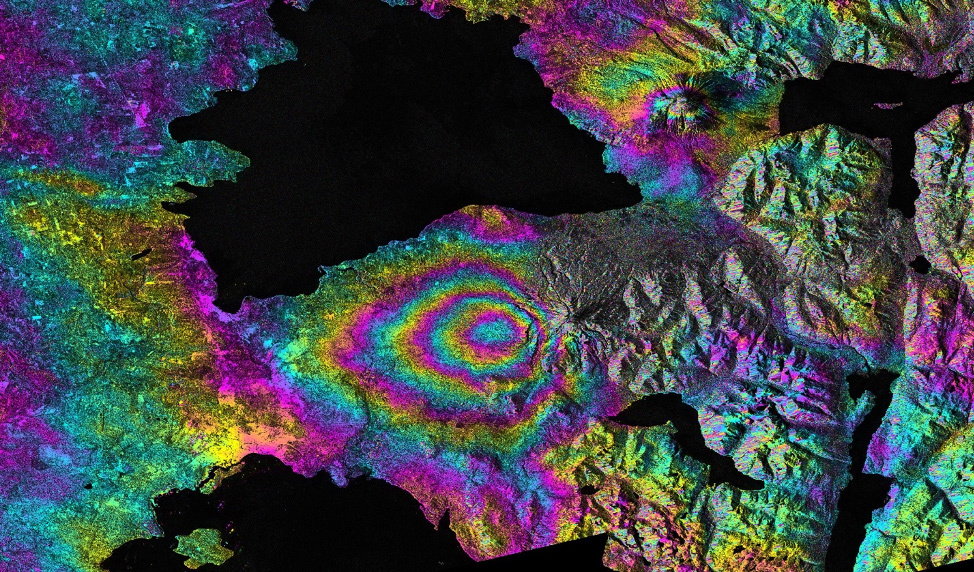
#> input picture sar_2_color.jpg, 974 x 572 px
$ jupyter execute DE_IP_2024_Task_1.ipynb
#> lines starting #> are read from the running program, lines starting #| are printed output that depends on the picture; after the words box and inside, x2 and y2 are one past the last pixel; in counts of white or black regions, pixels touching at a corner belong together; long printed decimals are rounded
[cell 1]
import numpy as np
import cv2
import matplotlib.pyplot as plt
from skimage.metrics import mean_squared_error, structural_similarity

# Базовая работа с изображением

[cell 2]
image = cv2.imread('sar_2_color.jpg')
#> image is the input picture: shape (572, 974, 3); mean B, G, R 71.5, 68.6, 63.6

[cell 3]
plt.imshow(image)

[cell 4]
image.shape # h,w,c
#> Out = (572, 974, 3)

[cell 5]
image[250,250] # b,g,r
#> Out = [12, 12, 12]

[cell 6]
# ROI
img_roi = image[100:200, 500:700]
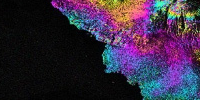
#> img_roi: shape (100, 200, 3); mean B, G, R 65.1, 42.2, 54.9

[cell 7]
plt.imshow(img_roi)

[cell 8]
b,g,r = cv2.split(image)
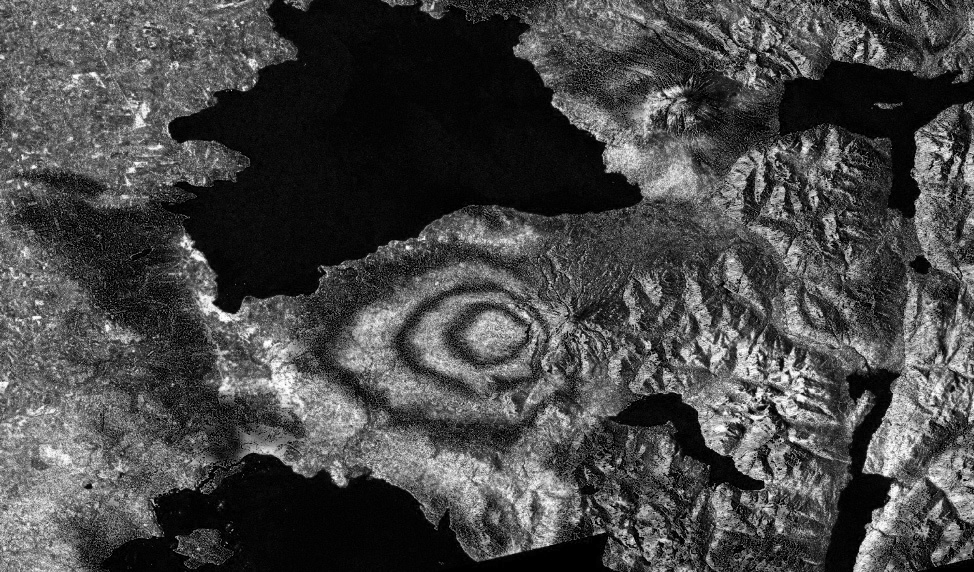
#> b: shape (572, 974); min 0, max 255, mean 71.5

[cell 9]
plt.imshow(b, cmap = 'gray')

[cell 10]
plt.imshow(g, cmap = 'gray')

[cell 11]
# alternative approach
b = image[:,:,0]

[cell 12]
import copy

image2 = copy.deepcopy(image)

[cell 13]
image2[50:100,50:100] = [0,0,0]
#> image2: shape (572, 974, 3); 0.45% of pixels changed, all inside (x1, y1, x2, y2) = (50, 50, 100, 100)

[cell 14]
plt.imshow(image2)

[cell 15]
# empty image
image_template = np.zeros(image.shape,np.uint8)

[cell 16]
plt.imshow(image_template)

# Конвертация цветовых моделей

[cell 17]
image_template[0,0]
#> Out = [0, 0, 0]

[cell 18]
image_gray = cv2.cvtColor(image, cv2.COLOR_BGR2GRAY)
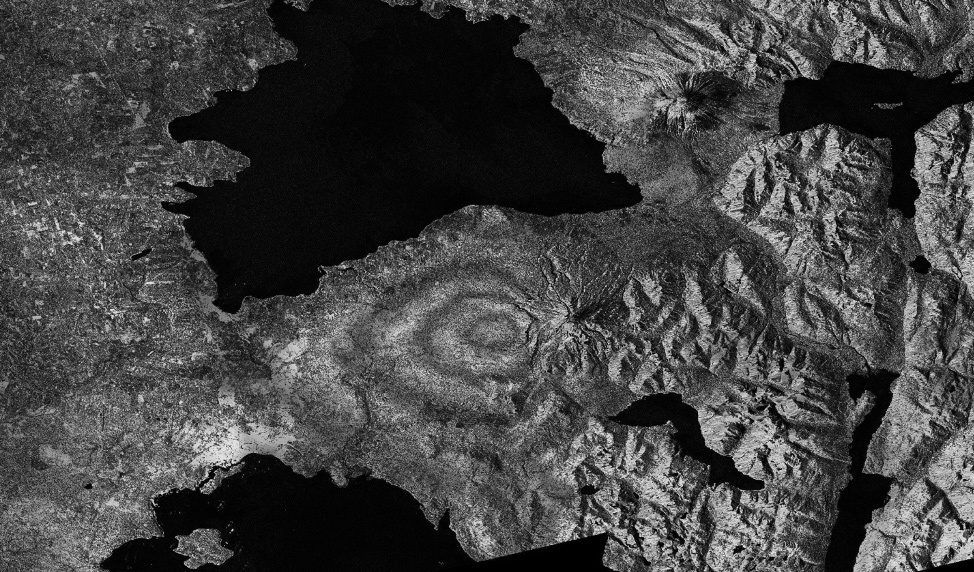
#> image_gray: shape (572, 974); min 0, max 236, mean 67.4

[cell 19]
image_gray[0,0]
#> Out = 40

[cell 20]
image_gray.shape
#> Out = (572, 974)

[cell 21]
image_hsv = cv2.cvtColor(image, cv2.COLOR_BGR2HSV)
#> image_hsv: shape (572, 974, 3); mean H, S, V 79.8, 125.4, 92.5

[cell 22]
image_hsv.shape
#> Out = (572, 974, 3)

[cell 23]
image_hsv[0,0]
#> Out = [117, 143, 75]

[cell 24]
image[0,0]
#> Out = [75, 37, 33]

[cell 25]
image_lab = cv2.cvtColor(image, cv2.COLOR_BGR2Lab)
#> image_lab: shape (572, 974, 3); mean of channels 0, 1, 2 75.2, 129.2, 126.9

[cell 26]
image_lab[0,0]
#> Out = [42, 139, 104]

# Пороговая фильтрация

[cell 27]
_,thresh1 = cv2.threshold(image_gray,200,255,cv2.THRESH_BINARY)
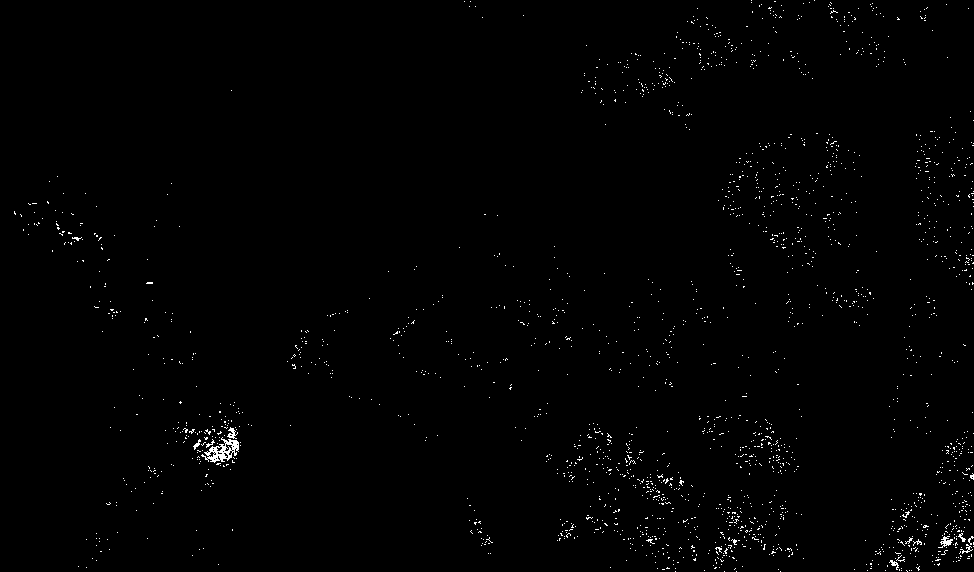
#> thresh1: shape (572, 974); 0.8% white in thin lines or dots

[cell 28]
plt.imshow(thresh1, cmap='gray')

[cell 29]
thresh1[thresh1==100].sum()
#> Out = 0

# Построение гистограммы

[cell 30]
histSize = 256
histRange = (0, 256)
accumulate = False

b_hist = cv2.calcHist([b], [0], None, [histSize], histRange, accumulate=accumulate)
#> b_hist = 256 values, max 15318 at index 5, min 29 at index 253, mean 2176.3

[cell 31]
plt.plot(b_hist)
#> figure, not shown here; curve peaks at x = 5, y = 15318

[cell 32]
b_hist_cum = b_hist.cumsum()
#> b_hist_cum = 256 values from 10493 to 557128

[cell 33]
plt.plot(b_hist_cum)
#> figure, not shown here; curve peaks at x = 255, y = 557128

[cell 34]
b_hist_norm = b_hist /  (image.shape[0] * image.shape[1])
#> b_hist_norm = 256 values, max 0.0275 at index 5, min 5.21e-05 at index 253, mean 0.00391

[cell 35]
plt.plot(b_hist_norm)
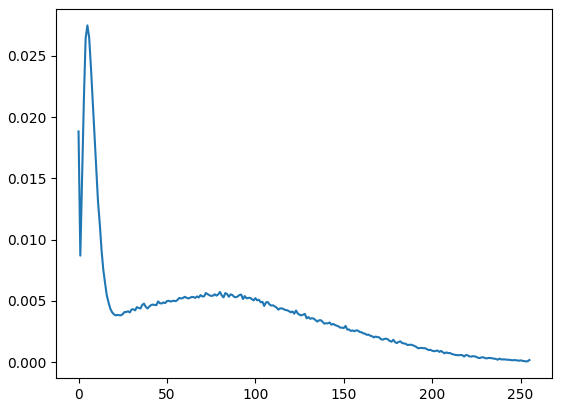
#> figure drawn by matplotlib, 1 panel; curve peaks at x = 5, y = 0.0275

# Сравнение двух изображений

[cell 36]
from skimage.metrics import structural_similarity, mean_squared_error

(ssim, diff) = structural_similarity(image_gray, image_gray, full=True)
#> diff: shape (572, 974) float64; every value is 1
#> ssim = 1
diff = (diff * 255).astype("uint8")
#> diff: shape (572, 974); every value is 255
print("SSIM: {}".format(ssim))
#| SSIM: 1.0

[cell 37]
plt.imshow(diff)

[cell 38]
mse = mean_squared_error(image_gray, image_gray)
#> mse = 0
mse
#> Out = 0

# Статистические характеристики изображений

[cell 39]
mean = image_gray.mean()
#> mean = 67.41

[cell 40]
std = image_gray.std()
#> std = 52.02

[cell 41]
print(mean,std)
#| 67.412 52.016

[cell 42]
eq_gray = cv2.equalizeHist(image_gray)

[cell 43]
plt.imshow(eq_gray, cmap="gray")

[cell 44]
plt.imshow(image_gray, cmap="gray")

[cell 45]
# 1. Загрузите изображение в оттенках серого sar_1_gray.jpg.
# 2. постройте гистограмму
# 3. реализуйте алгоритм гамма коррекции с параметром гамма <1, >1.
# 4. Сравните исходное изображение, скорректированное при помощи гамма-фильтра. MSE, SSIM.
# 5. реализуйте алгоритм статистической цветокоррекции на основе статистики eq_gray.
# 6. Протестируйте работу алгоритмов пороговой фильтрации с различными параметрами.
# Для каждого решения - напечатайте результат

[cell 46]
# 1. Загрузите изображение в оттенках серого sar_1_gray.jpg.

[cell 47]
image = cv2.imread('sar_1_gray.jpg', cv2.IMREAD_GRAYSCALE)
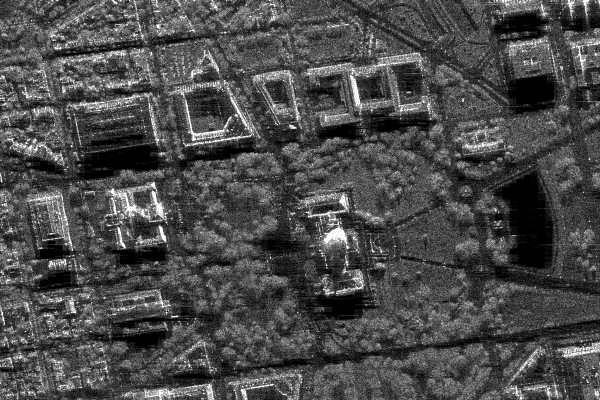
#> input picture sar_1_gray.jpg, 600 x 400 px
#> image is the input picture: shape (400, 600); min 0, max 255, mean 74.9

[cell 48]
plt.imshow(image)

[cell 49]
# 2. постройте гистограмму

[cell 50]
histSize = 256
histRange = (0, 256)
accumulate = False

b_hist = cv2.calcHist([b], [0], None, [histSize], histRange, accumulate=accumulate)

[cell 51]
plt.plot(b_hist)

[cell 52]
b_hist_cum = b_hist.cumsum()

[cell 53]
plt.plot(b_hist_cum)

[cell 54]
b_hist_norm = b_hist /  (image.shape[0] * image.shape[1])
#> b_hist_norm = 256 values, max 0.0638 at index 5, min 0.000121 at index 253, mean 0.00907

[cell 55]
plt.plot(b_hist_norm)
#> figure, not shown here; curve peaks at x = 5, y = 0.0638

[cell 56]
# 3. реализуйте алгоритм гамма коррекции с параметром гамма <1, >1.

[cell 57]
def gamma_correction(image, gamma):
    # Нормализуем изображение к диапазону [0, 1]
#> called with gamma = 0.5
    normalized = image / 255.0
    # Применяем гамма-коррекцию
    corrected = np.power(normalized, gamma)
    # Возвращаем к диапазону [0, 255]
    return np.uint8(corrected * 255)

# Гамма < 1 (осветление)
gamma_low = 0.5
gamma_corrected_low = gamma_correction(image, gamma_low)

# Гамма > 1 (затемнение)
gamma_high = 2.0
gamma_corrected_high = gamma_correction(image, gamma_high)
#> call 2 of gamma_correction, with gamma = 2
#> in gamma_correction (call 2), `corrected = np.power(normalized, gamma)`:
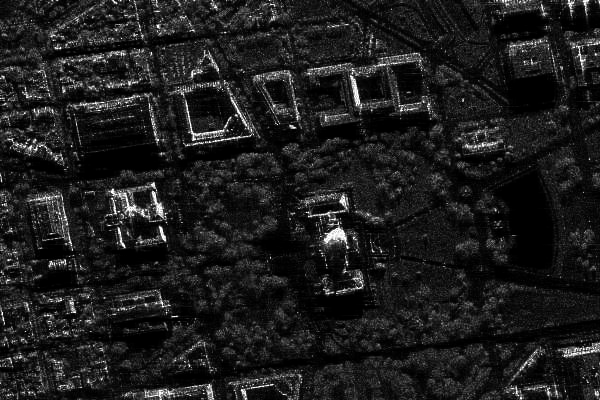
#> corrected: shape (400, 600) float64; min 0, max 1, mean 0.116

# Отображение результатов гамма-коррекции
plt.subplot(2, 3, 2)
plt.imshow(gamma_corrected_low, cmap='gray')
plt.title(f'Гамма-коррекция (γ={gamma_low})                               ')
plt.axis('off')

plt.subplot(2, 3, 3)
plt.imshow(gamma_corrected_high, cmap='gray')
plt.title(f'Гамма-коррекция (γ={gamma_high})')
plt.axis('off')

[cell 58]
# 4. Сравните исходное изображение, скорректированное при помощи гамма-фильтра. MSE, SSIM.

[cell 59]
mse_low = mean_squared_error(image, gamma_corrected_low)
#> mse_low = 3250.4
ssim_low = structural_similarity(image, gamma_corrected_low, win_size=3)
#> ssim_low = 0.773

# MSE и SSIM для gamma > 1
mse_high = mean_squared_error(image, gamma_corrected_high)
#> mse_high = 2383.8
ssim_high = structural_similarity(image, gamma_corrected_high, win_size=3)
#> ssim_high = 0.5

print("Сравнение с гамма-коррекцией:")
print(f"γ={gamma_low}: MSE = {mse_low:.2f}, SSIM = {ssim_low:.4f}")
#| γ=0.5: MSE = 3250.43, SSIM = 0.7734
print(f"γ={gamma_high}: MSE = {mse_high:.2f}, SSIM = {ssim_high:.4f}")
#| γ=2.0: MSE = 2383.76, SSIM = 0.5005

[cell 60]
# 5. реализуйте алгоритм статистической цветокоррекции на основе статистики eq_gray

[cell 61]
def statistical_color_correction(source, target):
    """
    Статистическая цветокоррекция на основе статистики целевого изображения
    """
    # Вычисляем среднее и стандартное отклонение для исходного и целевого изображений
    source_mean = np.mean(source)
#> source_mean = 74.94
    source_std = np.std(source)
#> source_std = 43.66

    target_mean = np.mean(target)
#> target_mean = 127
    target_std = np.std(target)
#> target_std = 74.27

    # Применяем линейное преобразование
    corrected = (source - source_mean) * (target_std / source_std) + target_mean

    # Обрезаем значения до диапазона [0, 255]
    corrected = np.clip(corrected, 0, 255)
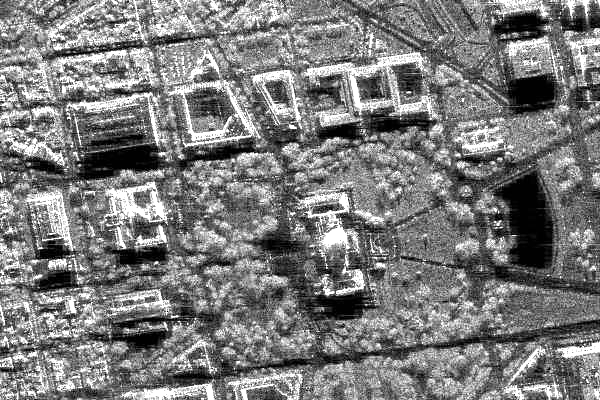
#> corrected: shape (400, 600) float64; min 0, max 255, mean 123.6

    return corrected.astype(np.uint8)

# Создаем эталонное изображение с равномерным распределением (гистограммная эквализация)
eq_gray = cv2.equalizeHist(image)

# Применяем статистическую цветокоррекцию
stat_corrected = statistical_color_correction(image, eq_gray)

# Отображение результатов статистической цветокоррекции
plt.figure(figsize=(15, 5))

plt.subplot(1, 3, 1)
plt.imshow(image, cmap='gray')
plt.title('Исходное изображение')
plt.axis('off')

plt.subplot(1, 3, 2)
plt.imshow(eq_gray, cmap='gray')
plt.title('Эталон (эквализированное)')
plt.axis('off')

plt.subplot(1, 3, 3)
plt.imshow(stat_corrected, cmap='gray')
plt.title('Статистическая коррекция')
plt.axis('off')

plt.tight_layout()
plt.show()

# Сравнение статистической коррекции
mse_stat = mean_squared_error(image, stat_corrected)
#> mse_stat = 2946.7
ssim_stat = structural_similarity(image, stat_corrected)
#> ssim_stat = 0.786

print(f"\nСтатистическая коррекция: MSE = {mse_stat:.2f}, SSIM = {ssim_stat:.4f}")
#| Статистическая коррекция: MSE = 2946.70, SSIM = 0.7862

[cell 62]
# 6. Протестируйте работу алгоритмов пороговой фильтрации с различными параметрами.

[cell 63]
plt.figure(figsize=(15, 10))

# Исходное изображение
plt.subplot(2, 4, 1)
plt.imshow(image, cmap='gray')
plt.title('Исходное изображение')
plt.axis('off')

# 1. Бинарная пороговая фильтрация с разными порогами
_, thresh1 = cv2.threshold(image, 50, 255, cv2.THRESH_BINARY)
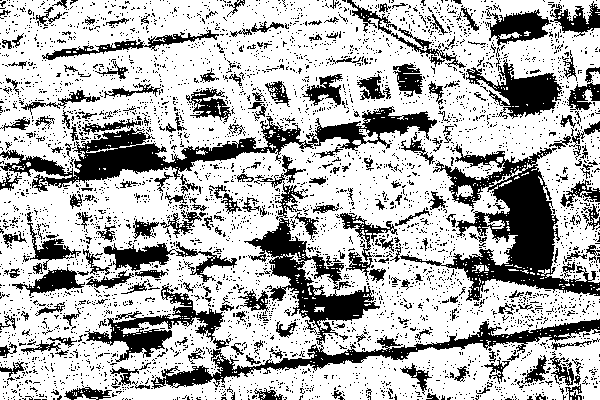
#> thresh1: shape (400, 600); 70.5% white; 4371 black regions (4132 under 20 px), largest, box (x1, y1, x2, y2) and area: (151, 218, 600, 389) 9418, (400, 144, 600, 301) 9322, (0, 106, 437, 192) 8317
plt.subplot(2, 4, 2)
plt.imshow(thresh1, cmap='gray')
plt.title('Бинарная (порог=50)')
plt.axis('off')

_, thresh2 = cv2.threshold(image, 100, 255, cv2.THRESH_BINARY)
#> thresh2: shape (400, 600); 23.2% white; 3706 white regions (3355 under 20 px), largest, box (x1, y1, x2, y2) and area: (0, 47, 159, 101) 2753, (301, 39, 439, 120) 2485, (161, 38, 261, 147) 2346
plt.subplot(2, 4, 3)
plt.imshow(thresh2, cmap='gray')
plt.title('Бинарная (порог=100)')
plt.axis('off')

_, thresh3 = cv2.threshold(image, 150, 255, cv2.THRESH_BINARY)
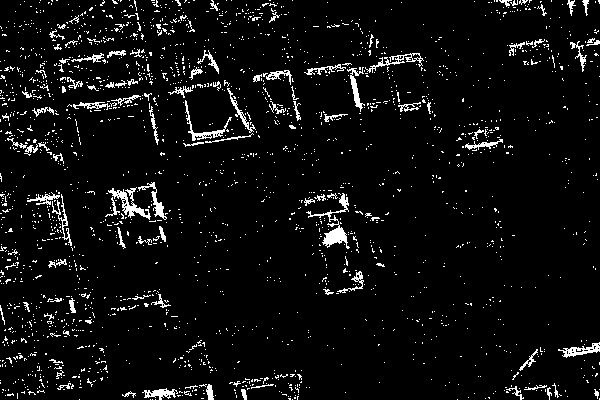
#> thresh3: shape (400, 600); 5.5% white in thin lines or dots
plt.subplot(2, 4, 4)
plt.imshow(thresh3, cmap='gray')
plt.title('Бинарная (порог=150)')
plt.axis('off')
